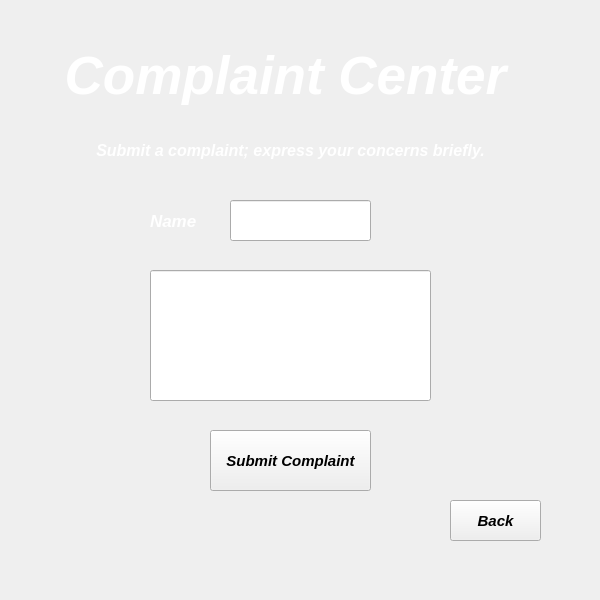
<?xml version="1.0" encoding="UTF-8"?>
<ui version="4.0">
 <class>comp2</class>
 <widget class="QMainWindow" name="comp2">
  <property name="geometry">
   <rect>
    <x>0</x>
    <y>0</y>
    <width>600</width>
    <height>600</height>
   </rect>
  </property>
  <property name="windowTitle">
   <string>Complaint Center</string>
  </property>
  <widget class="QWidget" name="centralwidget">
   <widget class="QLabel" name="label_3">
    <property name="geometry">
     <rect>
      <x>150</x>
      <y>200</y>
      <width>61</width>
      <height>41</height>
     </rect>
    </property>
    <property name="font">
     <font>
      <pointsize>13</pointsize>
      <italic>true</italic>
      <bold>true</bold>
     </font>
    </property>
    <property name="styleSheet">
     <string notr="true">color: rgb(255, 255, 255);</string>
    </property>
    <property name="text">
     <string>Name</string>
    </property>
   </widget>
   <widget class="QLabel" name="label_2">
    <property name="geometry">
     <rect>
      <x>80</x>
      <y>130</y>
      <width>421</width>
      <height>41</height>
     </rect>
    </property>
    <property name="font">
     <font>
      <pointsize>12</pointsize>
      <italic>true</italic>
      <bold>true</bold>
     </font>
    </property>
    <property name="styleSheet">
     <string notr="true">color: rgb(255, 255, 255);</string>
    </property>
    <property name="text">
     <string>Submit a complaint; express your concerns briefly.</string>
    </property>
    <property name="alignment">
     <set>Qt::AlignCenter</set>
    </property>
   </widget>
   <widget class="QLabel" name="label">
    <property name="geometry">
     <rect>
      <x>60</x>
      <y>30</y>
      <width>451</width>
      <height>91</height>
     </rect>
    </property>
    <property name="font">
     <font>
      <pointsize>40</pointsize>
      <italic>true</italic>
      <bold>true</bold>
     </font>
    </property>
    <property name="styleSheet">
     <string notr="true">color: rgb(255, 255, 255);</string>
    </property>
    <property name="text">
     <string>Complaint Center</string>
    </property>
    <property name="alignment">
     <set>Qt::AlignCenter</set>
    </property>
   </widget>
   <widget class="QPushButton" name="pushButton_2">
    <property name="geometry">
     <rect>
      <x>450</x>
      <y>500</y>
      <width>91</width>
      <height>41</height>
     </rect>
    </property>
    <property name="font">
     <font>
      <pointsize>11</pointsize>
      <italic>true</italic>
      <bold>true</bold>
     </font>
    </property>
    <property name="text">
     <string>Back</string>
    </property>
   </widget>
   <widget class="QLineEdit" name="lineEdit_2">
    <property name="geometry">
     <rect>
      <x>230</x>
      <y>200</y>
      <width>141</width>
      <height>41</height>
     </rect>
    </property>
   </widget>
   <widget class="QLineEdit" name="lineEdit">
    <property name="geometry">
     <rect>
      <x>150</x>
      <y>270</y>
      <width>281</width>
      <height>131</height>
     </rect>
    </property>
   </widget>
   <widget class="QPushButton" name="pushButton">
    <property name="geometry">
     <rect>
      <x>210</x>
      <y>430</y>
      <width>161</width>
      <height>61</height>
     </rect>
    </property>
    <property name="font">
     <font>
      <pointsize>11</pointsize>
      <italic>true</italic>
      <bold>true</bold>
     </font>
    </property>
    <property name="text">
     <string>Submit Complaint</string>
    </property>
   </widget>
   <widget class="QLabel" name="label_4">
    <property name="geometry">
     <rect>
      <x>0</x>
      <y>-20</y>
      <width>611</width>
      <height>641</height>
     </rect>
    </property>
    <property name="text">
     <string/>
    </property>
    <property name="pixmap">
     <pixmap resource="picture.qrc">:/pictures/360_F_571834789_ujYbUnH190iUokdDhZq7GXeTBRgqYVwa.jpg</pixmap>
    </property>
    <property name="scaledContents">
     <bool>true</bool>
    </property>
   </widget>
   <zorder>label_4</zorder>
   <zorder>label_3</zorder>
   <zorder>label_2</zorder>
   <zorder>label</zorder>
   <zorder>pushButton_2</zorder>
   <zorder>lineEdit_2</zorder>
   <zorder>lineEdit</zorder>
   <zorder>pushButton</zorder>
  </widget>
  <widget class="QMenuBar" name="menubar">
   <property name="geometry">
    <rect>
     <x>0</x>
     <y>0</y>
     <width>600</width>
     <height>21</height>
    </rect>
   </property>
  </widget>
 </widget>
 <resources>
  <include location="picture.qrc"/>
 </resources>
 <connections/>
</ui>
